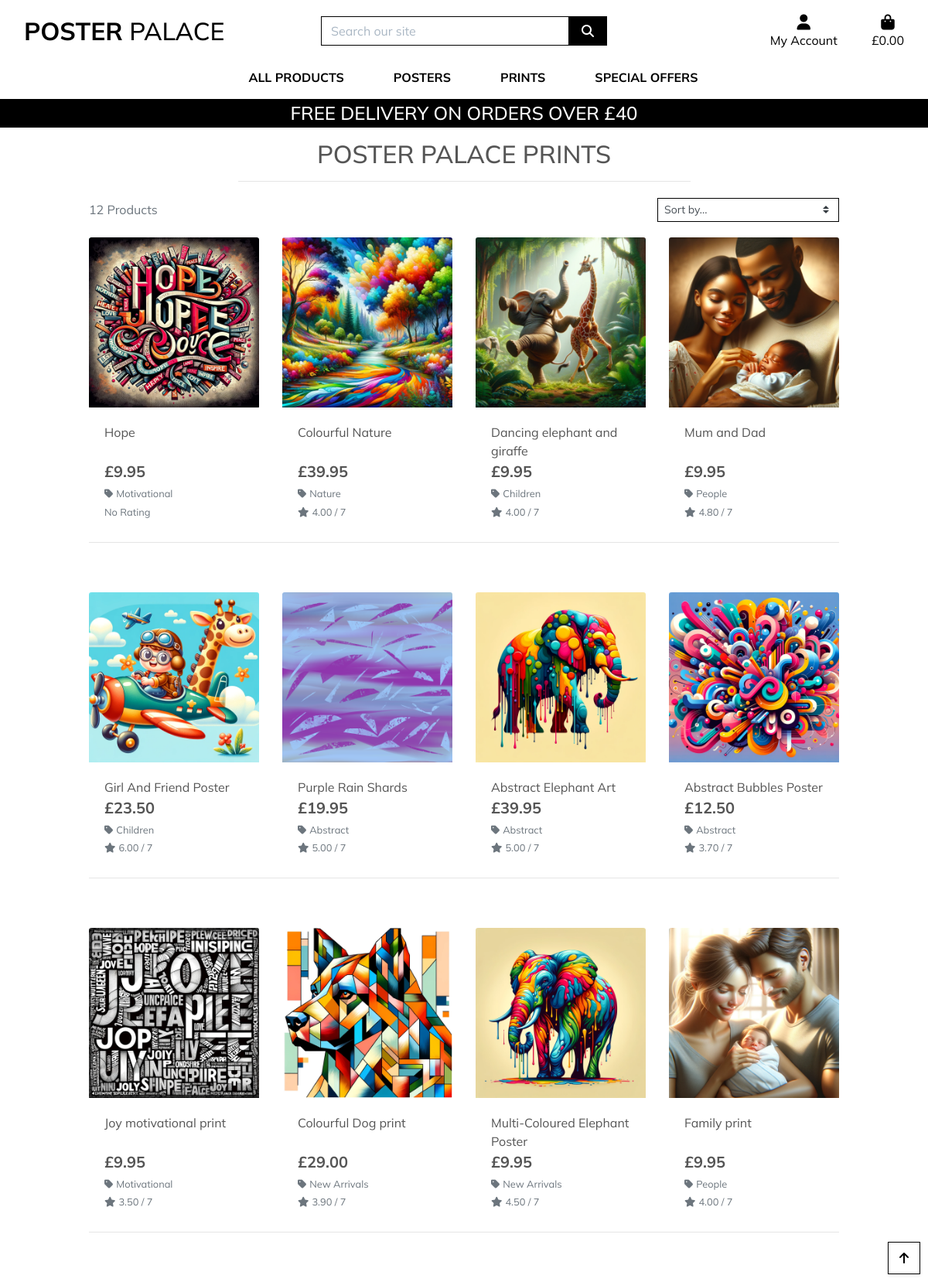
Before: /products/ with the older database file.
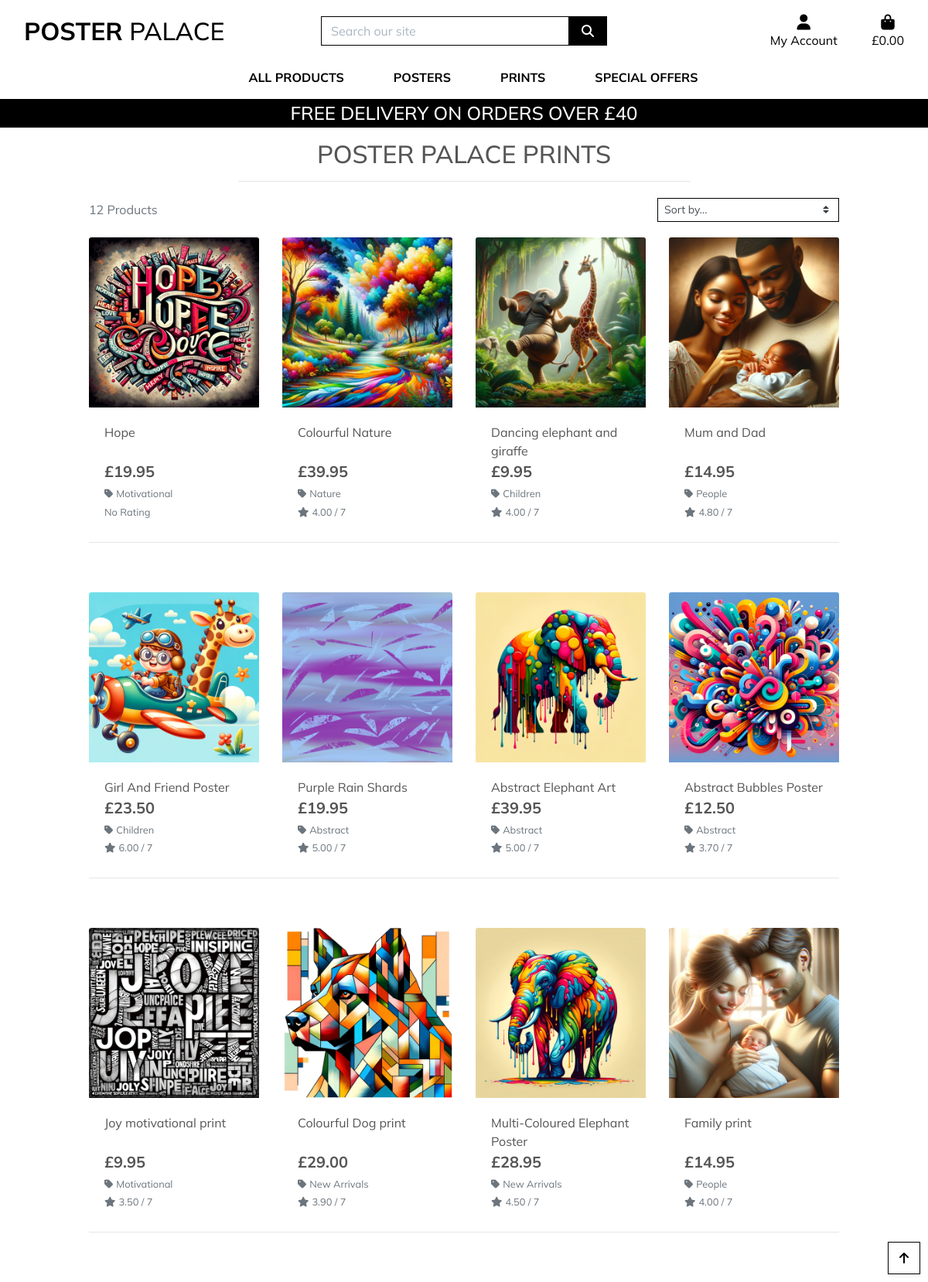
After: the same page with the newer database file.
### products/models.py (models this page shows, shortened)
class Product(models.Model):
    sku = models.CharField(max_length=15,
                           default=get_random_string,
                           null=True, blank=True)
    name = models.CharField(max_length=200)
    slug = models.SlugField(max_length=200, unique=True)
    image = models.ImageField(null=True, blank=True)
    image2 = models.ImageField(null=True, blank=True)
    description = models.TextField(blank=True)
    sizes = models.BooleanField(default=False, null=True, blank=True)
    price = models.DecimalField(default=9.95, max_digits=8, decimal_places=2)
    category = models.ForeignKey('Category', null=True,
                                 blank=True, on_delete=models.SET_NULL)
    available = models.BooleanField(default=True)
    rating = models.DecimalField(max_digits=7, decimal_places=2,
                                 null=True, blank=True)
    created = models.DateTimeField(auto_now_add=True)
    updated = models.DateTimeField(auto_now=True)

class Category(models.Model):
    name = models.CharField(max_length=200)
    slug = models.SlugField(max_length=200,
                            unique=True, null=True, blank=True)
    friendly_name = models.CharField(max_length=200, null=True, blank=True)
    class Meta:
        ordering = ['name']
        verbose_name = 'category'
        verbose_name_plural = 'categories'

### products/views.py (the view, shortened to what this page needs)
# urls.py: path('', views.all_products, name='products'),
def all_products(request):
    products = Product.objects.all()
    query = None
    categories = None
    sort = None
    direction = None
    if request.GET:
        if 'category' in request.GET:
            categories = request.GET['category'].split(',')
            products = products.filter(category__name__in=categories)
            categories = Category.objects.filter(name__in=categories)
    current_sorting = f'{sort}_{direction}'
    context = {
        'products': products,
        'search_term': query,
        'current_categories': categories,
        'current_sorting': current_sorting,
    }
    return render(request, 'products/products.html', context)

### bag/contexts.py (called while the page is built, shortened)
def bag_contents(request):
    bag_items = []
    total = 0
    product_count = 0
    bag = request.session.get('bag', {})
    if total < settings.FREE_DELIVERY_THRESHOLD:
        delivery = total * Decimal(settings.STANDARD_DELIVERY_PERCENTAGE / 100)
        free_delivery_delta = settings.FREE_DELIVERY_THRESHOLD - total
    else:
        delivery = 0
        free_delivery_delta = 0
    grand_total = delivery + total
    context = {
        'bag_items': bag_items,
        'total': total,
        'product_count': product_count,
        'delivery': delivery,
        'free_delivery_delta': free_delivery_delta,
        'free_delivery_threshold': settings.FREE_DELIVERY_THRESHOLD,
        'grand_total': grand_total,
    }
    return context

### products/templates/products/products.html (shortened to what this page needs)
{% extends "base.html" %}
{% load static %}
{% block page_header %}
    <div class="container header-container">
    </div>
{% endblock %}
{% block content %}
    <div class="overlay"></div>
    <div class="container-fluid">
        <div class="row">
            <div class="col text-center mt-3">
                <h2 class="logo-font">Poster Palace Prints</h2>
                <hr class="w-50 mb-1">
            </div>
        </div>
        <div class="row">
            <div class="product-container col-10 offset-1">
                <div class="row mt-1 mb-2">
                    <div class="col-12 col-md-6 my-auto order-md-last d-flex justify-content-center justify-content-md-end">
                        <div class="sort-select-wrapper w-50">
                            <select id="sort-selector" class="custom-select custom-select-sm rounded-0 border border-{% if current_sorting != 'None_None' %}info{% else %}black{% endif %}">
                                <option value="reset" {% if current_sorting == 'None_None' %}selected{% endif %}>Sort by...</option>
                            </select>
                        </div>
                    </div>
                    <div class="col-12 col-md-6 order-md-first">
                        <p class="text-muted mt-3 text-center text-md-left">
                            {{ products|length }} Products{% if search_term %} found for <strong>"{{ search_term }}"</strong>{% endif %}
                        </p>
                    </div>
                </div>
                <div class="row">
                    {% for product in products %}
                        <div class="col-sm-6 col-md-6 col-lg-4 col-xl-3">
                            <div class="card h-100 border-0">
                                {% if product.image %}
                                <a href="{% url 'product_detail' product.id %}">
                                    <img class="card-img-top img-fluid" src="{{ product.image.url }}" alt="{{ product.name }}">
                                </a>
                                {% else %}
                                <a href="{% url 'product_detail' product.id %}">
                                    <img class="card-img-top img-fluid" src="{{ MEDIA_URL }}noimage.png" alt="{{ product.name }}">
                                </a>
                                {% endif %}
                                <div class="card-body pb-0">
                                    <p class="mb-0">{{ product.name }}</p>
                                </div>
                                <div class="card-footer bg-white pt-0 border-0 text-left">
                                    <div class="row">
                                        <div class="col">
                                            <p class="lead mb-0 text-left font-weight-bold">£{{ product.price }}</p>
                                            {% if product.category %}
                                            <p class="small mt-1 mb-0">
                                                <a class="text-muted" href="{% url 'products' %}?category={{ product.category.name }}">
                                                    <i class="fas fa-tag mr-1"></i>{{ product.category.friendly_name }}
                                                </a>
                                            </p>
                                            {% endif %}
                                            {% if product.rating %}
                                                <small class="text-muted"><i class="fas fa-star mr-1"></i>{{ product.rating }} / 7</small>
                                            {% else %}
                                                <small class="text-muted">No Rating</small>
                                            {% endif %}
                                        </div>
                                    </div>
                                </div>
                            </div>
                        </div>
                        {% if forloop.counter|divisibleby:4 %}
                            <div class="col-12 d-none d-xl-block mb-5">
                                <hr>
                            </div>
                        {% endif %}
                    {% endfor %}
                </div>
            </div>
        </div>
    </div>
    <div class="btt-button shadow-sm rounded-0 border border-black">
        <a class="btt-link d-flex h-100">
            <i class="fas fa-arrow-up text-black mx-auto my-auto"></i>
        </a>
    </div>
{% endblock %}

### templates/base.html (shortened to what this page needs)
{% load static %}
<!doctype html>
<html lang="en">
  <head>
    {% block corecss %}
        <link rel="stylesheet" href="https://stackpath.bootstrapcdn.com/bootstrap/4.4.1/css/bootstrap.min.css">
        <link rel="stylesheet" href="{% static 'css/style.css' %}">
        {% endblock %}
  </head>
  <body>
    <header class="container-fluid fixed-top">
      <div id="topnav" class="row bg-white pt-lg-2 d-none d-lg-flex">
          <div class="col-12 col-lg-4 my-auto py-1 py-lg-0 text-center text-lg-left">
              <a href="{% url 'home' %}" class="nav-link main-logo-link">
                  <h2 class="logo-font text-black my-0"><strong>Poster</strong> Palace</h2>
              </a>
          </div>
          <div class="col-12 col-lg-4 my-auto py-1 py-lg-0">
              <form method="GET" action="{% url 'products' %}">
                  <div class="input-group w-100">
                      <input class="form-control border border-black rounded-0" type="text" name="q" placeholder="Search our site">
                      <div class="input-group-append">
                          <button class="form-control btn btn-black border border-black rounded-0" type="submit">
                              <span class="icon">
                                  <i class="fas fa-search"></i>
                              </span>
                          </button>
                      </div>
                  </div>
              </form>
          </div>
          <div class="col-12 col-lg-4 my-auto py-1 py-lg-0">
              <ul class="list-inline list-unstyled text-center text-lg-right my-0">
                  <li class="list-inline-item dropdown">
                      <a class="text-black nav-link" href="#" id="user-options" data-toggle="dropdown" aria-haspopup="true" aria-expanded="false">
                          <div class="text-center">
                              <div><i class="fas fa-user fa-lg"></i></div>
                              <p class="my-0">My Account</p>
                          </div>
                      </a>
                  </li>
                  <li class="list-inline-item">
                    <a class="{% if grand_total %}text-info font-weight-bold{% else %}text-black{% endif %} nav-link" href="{% url 'view_bag' %}">
                          <div class="text-center">
                              <div><i class="fas fa-shopping-bag fa-lg"></i></div>
                              <p class="my-0">
                                  {% if grand_total %}
                                  &#163;{{ grand_total|floatformat:2 }}
                                  {% else %}
                                      £0.00
                                  {% endif %}
                              </p>
                          </div>
                      </a>
                  </li>
              </ul>
          </div>
      </div>
      <div class="row bg-white">
        <nav class="navbar navbar-expand-lg navbar-light w-100">
            {% include 'includes/main-nav.html' %}
        </nav>
    </div>
    <div id="delivery-banner" class="row text-center">
        <div class="col bg-black text-white">
            <h4 class="logo-font my-1">Free delivery on orders over £{{ free_delivery_threshold }}</h4>
        </div>
    </div>
  </header>
{% block page_header %}
{% endblock %}
{% block content %}
{% endblock %}
  </body>
</html>

### templates/includes/main-nav.html (shortened to what this page needs)
<div class="collapse navbar-collapse" id="main-nav">
    <ul class="navbar-nav w-auto mx-auto">
        <li class="nav-item dropdown">
            <a class="logo-font font-weight-bold nav-link text-black mr-5" href="#" id="all-products-link" data-toggle="dropdown" aria-haspopup="true" aria-expanded="false">
                All Products
            </a>
        </li>
        <li class="nav-item dropdown">
            <a class="logo-font font-weight-bold nav-link text-black mr-5" href="#" id="clothing-link" data-toggle="dropdown" aria-haspopup="true" aria-expanded="false">
                Posters
            </a>
        </li>
        <li class="nav-item dropdown">
            <a class="logo-font font-weight-bold nav-link text-black mr-5" href="#" id="homeware-link" data-toggle="dropdown" aria-haspopup="true" aria-expanded="false">
                Prints
            </a>
        </li>
        <li class="nav-item dropdown">
            <a class="logo-font font-weight-bold nav-link text-black" href="#" id="specials-link" data-toggle="dropdown" aria-haspopup="true" aria-expanded="false">
                Special Offers
            </a>
        </li>
    </ul>
</div>

### static/css/style.css (style rules this page uses)
html { height: 100%; }
body { background: url('/media/images/image4-homepage.webp') no-repeat center center fixed; background-size: cover; height: calc(100vh - 164px); color: #555; font-family: 'Mulish', sans-serif; }
.icon { align-items: center; display: inline-flex; justify-content: center; height: 1.5rem; width: 1.5rem; }
.logo-font { text-transform: uppercase; }
.main-logo-link { width: fit-content; }
.btn-black { background: black; color: white; }
.text-black { color: #000 !important; }
.border-black { border: 1px solid black !important; }
.bg-black { background: #000 !important; }
.overlay { height: 100%; width: 100%; top: 0; left: 0; position: fixed; background: white; z-index: -1; }
.btt-button { height: 42px; width: 42px; position: fixed; bottom: 10px; right: 10px; }
.btt-link { cursor: pointer; }
input[name='q']::placeholder { color: #aab7c4; }
@media (min-width: 1200px) { .container { max-width: 80%; } }
@media (min-width: 992px) { .header-container { padding-top: 164px; } }

Changed rows visible on the page:
changed Product "Hope": price "9.95" → "19.95"
changed Product "Mum and Dad": price "9.95" → "14.95"
changed Product "Multi-Coloured Elephant Poster": price "9.95" → "28.95"
changed Product "Family print": price "9.95" → "14.95"
